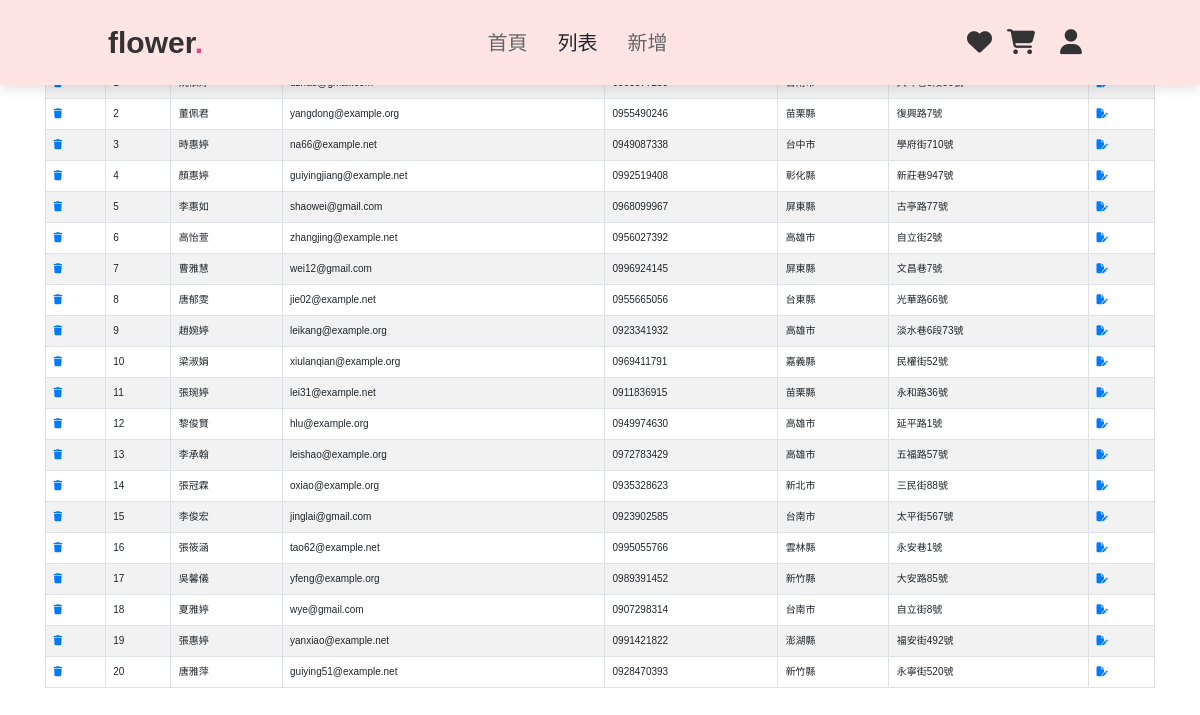
The app's page /pages/member/list-admin.php with its own data.
### tables this page shows
CREATE TABLE `member` (
  `member_id` int(11) NOT NULL,
  `name` varchar(100) NOT NULL,
  `email` varchar(100) NOT NULL,
  `join_date` date NOT NULL,
  `password` varchar(255) NOT NULL,
  `phone` varchar(20) NOT NULL,
  `city` varchar(20) DEFAULT NULL,
  `address` varchar(100) DEFAULT NULL,
  `district` varchar(100) DEFAULT NULL
);

### pages/member/list-admin.php (the view, shortened to what this page needs)
<?php
require '../parts/db_connect.php';
$perPage = 20;
$page = isset($_GET['page']) ? intval($_GET['page']) : 1;
$t_sql = "SELECT COUNT(1) FROM member";
$row = $pdo->query($t_sql)->fetch(PDO::FETCH_NUM);
$totalRows = $row[0];
$totalPages = 0;
$rows = [];
if ($totalRows > 0) {
    $totalPages = ceil($totalRows / $perPage);
    $sql = sprintf("SELECT * FROM member ORDER BY member_id ASC
    LIMIT %s, %s", ($page - 1) * $perPage, $perPage);
    $stmt = $pdo->query($sql);
    $rows = $stmt->fetchAll();
}
?>
<?php include __DIR__ . '/parts/html-head.php'  ?>
<?php include __DIR__ . '/parts/navbar.php'  ?>
<div class="container">
    <div class="row">
        <div class="col">
            <nav aria-label="Page navigation example">
                <ul class="pagination">
                    <li class="page-item">
                        <a class="page-link" href="#">
                        </a>
                    </li>
                    <li class="page-item">
                        <a class="page-link" href="#">
                        </a>
                    </li>
                    <?php for ($i = $page - 5; $i <= $page + 5; $i++) :
                        if ($i >= 1 and $i <= $totalPages) : ?>
                            <li class="page-item <?= $i == $page ? 'active' : '' ?>">
                                <a class="page-link" href="?page=<?= $i ?>"><?= $i ?></a>
                            </li>
                    <?php endif;
                    endfor; ?>
                    <li class="page-item">
                        <a class="page-link" href="#">
                        </a>
                    </li>
                    <li class="page-item">
                        <a class="page-link" href="#">
                        </a>
                    </li>
                </ul>
            </nav>
        </div>
    </div>
    <div class="row">
        <div class="col">
            <table class="table table-bordered table-striped">
                <thead>
                    <tr>
                        <th><i class="fa-solid fa-trash"></i></th>
                        <th>#</th>
                        <th>姓名</th>
                        <th>電郵</th>
                        <th>手機</th>
                        <th>城市</th>
                        <th>地址</th>
                        <th><i class="fas fa-file-pen"></i></th>
                    </tr>
                </thead>
                <tbody>
                    <?php foreach ($rows as $r) : ?>
                        <tr>
                            <td>
                                <a href="javascript: delete_one(<?= $r['member_id'] ?>)">
                                    <i class="fa-solid fa-trash"></i>
                                </a>
                            </td>
                            <td><?= $r['member_id'] ?></td>
                            <td><?= $r['name'] ?></td>
                            <td><?= $r['email'] ?></td>
                            <td><?= $r['phone'] ?></td>
                            <td><?= $r['city'] ?></td>
                            <td><?= htmlentities($r['address']) ?></td>
                            <td><a href="edit.php?member_id=<?= $r['member_id'] ?>">
                                    <i class="fas fa-file-pen"></i>
                                </a></td>
                        </tr>
                    <?php endforeach ?>
                </tbody>
            </table>
        </div>
    </div>
</div>
<?php include __DIR__ . '/parts/html-foot.php'  ?>

### pages/member/css/style.css (style rules this page uses)
:root { --pink:#e84393; }
* { margin:0; padding:0; box-sizing: border-box; font-family: Verdana, Geneva, Tahoma, sans-serif; outline: none; border:none; text-decoration: none; text-transform: none; transition: .2s linear; }
html { font-size: 62.5%; scroll-behavior: smooth; scroll-padding-top: 6rem; overflow-x: hidden; }

### records on screen
member: member_id "2", name "董佩君", email "yangdong@example.org", phone "0955490246", city "苗栗縣", address "復興路7號"
member: member_id "3", name "時惠婷", email "na66@example.net", phone "0949087338", city "台中市", address "學府街710號"
member: member_id "4", name "顏惠婷", email "guiyingjiang@example.net", phone "0992519408", city "彰化縣", address "新莊巷947號"
member: member_id "5", name "李惠如", email "shaowei@gmail.com", phone "0968099967", city "屏東縣", address "古亭路77號"
member: member_id "6", name "高怡萱", email "zhangjing@example.net", phone "0956027392", city "高雄市", address "自立街2號"
member: member_id "7", name "曹雅慧", email "wei12@gmail.com", phone "0996924145", city "屏東縣", address "文昌巷7號"
member: member_id "8", name "唐郁雯", email "jie02@example.net", phone "0955665056", city "台東縣", address "光華路66號"
member: member_id "9", name "趙婉婷", email "leikang@example.org", phone "0923341932", city "高雄市", address "淡水巷6段73號"
member: member_id "10", name "梁淑娟", email "xiulanqian@example.org", phone "0969411791", city "嘉義縣", address "民權街52號"
member: member_id "11", name "張琬婷", email "lei31@example.net", phone "0911836915", city "苗栗縣", address "永和路36號"
member: member_id "12", name "黎俊賢", email "hlu@example.org", phone "0949974630", city "高雄市", address "延平路1號"
member: member_id "13", name "李承翰", email "leishao@example.org", phone "0972783429", city "高雄市", address "五福路57號"
member: member_id "14", name "張冠霖", email "oxiao@example.org", phone "0935328623", city "新北市", address "三民街88號"
member: member_id "15", name "李俊宏", email "jinglai@gmail.com", phone "0923902585", city "台南市", address "太平街567號"
member: member_id "16", name "張筱涵", email "tao62@example.net", phone "0995055766", city "雲林縣", address "永安巷1號"
member: member_id "17", name "吳馨儀", email "yfeng@example.org", phone "0989391452", city "新竹縣", address "大安路85號"
member: member_id "18", name "夏雅婷", email "wye@gmail.com", phone "0907298314", city "台南市", address "自立街8號"
member: member_id "19", name "張惠婷", email "yanxiao@example.net", phone "0991421822", city "澎湖縣", address "福安街492號"
member: member_id "20", name "唐雅萍", email "guiying51@example.net", phone "0928470393", city "新竹縣", address "永寧街520號"
